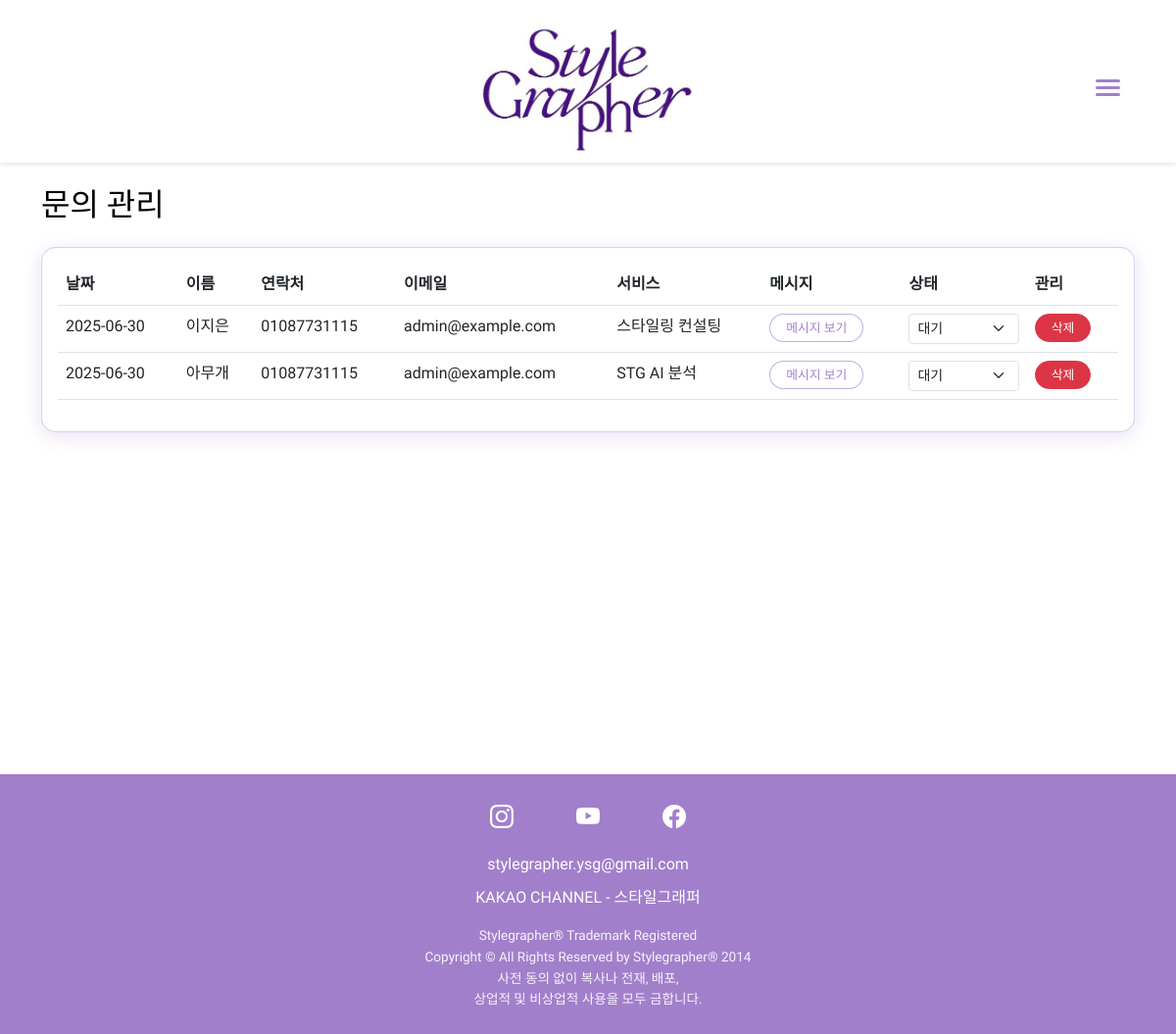
The app's page /admin/inquiries (signed in), older data.
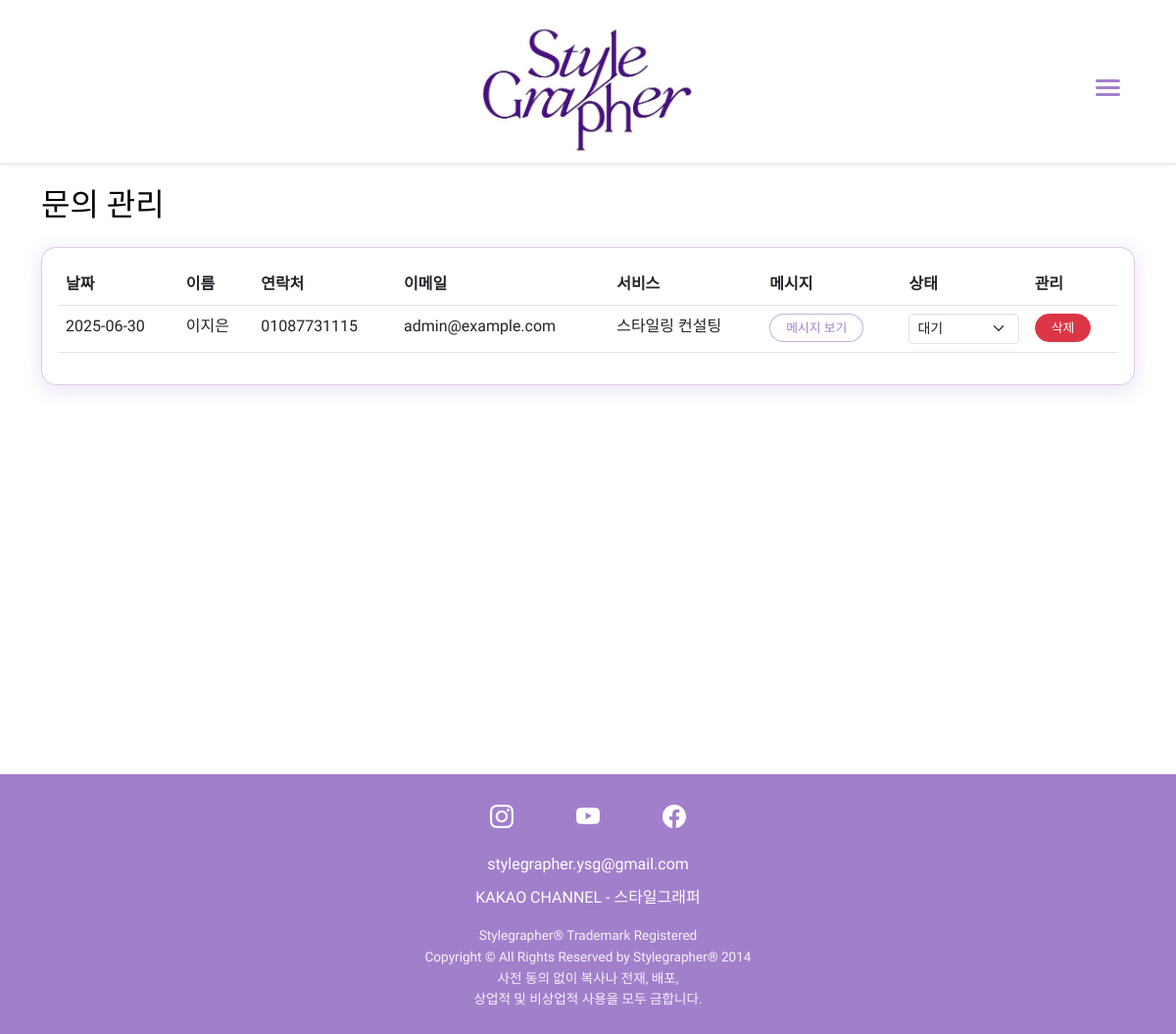
The same page, newer data.
### models.py (models this page shows)
class Inquiry(db.Model):
    id = db.Column(db.Integer, primary_key=True)
    name = db.Column(db.String(100), nullable=False)
    phone = db.Column(db.String(20), nullable=False)
    email = db.Column(db.String(120), nullable=False)
    service_id = db.Column(db.Integer, db.ForeignKey('service.id'), nullable=False)
    message = db.Column(db.Text, nullable=False)
    created_at = db.Column(db.DateTime, default=datetime.utcnow)
    status = db.Column(db.String(20), default='대기')  # 대기, 처리중, 완료
    service = db.relationship('Service', backref='inquiries')

class Service(db.Model):
    id = db.Column(db.Integer, primary_key=True)
    name = db.Column(db.String(100), nullable=False)
    description = db.Column(db.Text, nullable=False)
    category = db.Column(db.String(50))
    details = db.Column(db.Text)  # JSON 형식으로 저장
    packages = db.Column(db.Text)  # JSON 형식으로 저장

### routes/admin.py (the view)
@admin.route('/inquiries')
@login_required
def list_inquiries():
    try:
        result = db.session.execute(text("""
            SELECT i.id, i.name, i.email, i.phone, i.message, i.status, i.created_at, s.name as service_name
            FROM inquiry i
            LEFT JOIN service s ON i.service_id = s.id
            ORDER BY i.created_at DESC
        """))
        inquiries = []
        for row in result:
            inquiry_data = {
                'id': row[0],
                'name': row[1],
                'email': row[2],
                'phone': row[3],
                'message': row[4],
                'status': row[5],
                'created_at': row[6],
                'service': DictAsModel({'name': row[7]}) if row[7] else None
            }
            if inquiry_data['created_at']:
                try:
                    if isinstance(inquiry_data['created_at'], datetime):
                        inquiry_data['created_at'] = pytz.utc.localize(inquiry_data['created_at']).astimezone(pytz.timezone('Asia/Seoul'))
                    else:
                        try:
                            dt = datetime.strptime(inquiry_data['created_at'], '%Y-%m-%d %H:%M:%S.%f')
                        except ValueError:
                            try:
                                dt = datetime.strptime(inquiry_data['created_at'], '%Y-%m-%d %H:%M:%S')
                            except ValueError:
                                dt = datetime.now()  # 기본값
                        inquiry_data['created_at'] = pytz.utc.localize(dt).astimezone(pytz.timezone('Asia/Seoul'))
                except Exception as date_error:
                    print(f"Date conversion error: {str(date_error)}")
                    inquiry_data['created_at'] = datetime.now()
            inquiry = DictAsModel(inquiry_data)
            inquiries.append(inquiry)
        return render_template('admin/inquiries.html', inquiries=inquiries)
    except Exception as e:
        print(f"Error in list_inquiries: {str(e)}")
        flash('문의 목록을 불러오는 중 오류가 발생했습니다.', 'error')
        return render_template('admin/inquiries.html', inquiries=[])

### templates/admin/inquiries.html (shortened to what this page needs)
{% extends "base.html" %}
{% block content %}
<div class="container mt-4">
    <h2 class="mb-4">문의 관리</h2>
    <div class="card">
        <div class="card-body">
            <div class="table-responsive">
                <table class="table table-hover">
                    <thead>
                        <tr>
                            <th>날짜</th>
                            <th>이름</th>
                            <th>연락처</th>
                            <th>이메일</th>
                            <th>서비스</th>
                            <th>메시지</th>
                            <th>상태</th>
                            <th>관리</th>
                        </tr>
                    </thead>
                    <tbody>
                        {% for inquiry in inquiries %}
                        <tr>
                            <td>{{ inquiry.created_at.strftime('%Y-%m-%d') }}</td>
                            <td>{{ inquiry.name }}</td>
                            <td>{{ inquiry.phone }}</td>
                            <td>{{ inquiry.email }}</td>
                            <td>{{ inquiry.service.name }}</td>
                            <td>
                                <button type="button" class="btn btn-sm btn-link"
                                        onclick="showMessage('{{ inquiry.message }}')">
                                    메시지 보기
                                </button>
                            </td>
                            <td>
                                <form action="{{ url_for('admin.update_inquiry_status', id=inquiry.id) }}"
                                      method="POST" class="d-inline">
                                    <select name="status" class="form-select form-select-sm"
                                            onchange="this.form.submit()">
                                        <option value="대기" {% if inquiry.status == '대기' %}selected{% endif %}>대기</option>
                                    </select>
                                </form>
                            </td>
                            <td>
                                <form action="{{ url_for('admin.delete_inquiry', id=inquiry.id) }}"
                                      method="POST" class="d-inline">
                                    <button type="submit" class="btn btn-sm btn-danger"
                                            onclick="return confirm('정말 삭제하시겠습니까?')">
                                        삭제
                                    </button>
                                </form>
                            </td>
                        </tr>
                        {% endfor %}
                    </tbody>
                </table>
            </div>
        </div>
    </div>
</div>
{% endblock %}

### templates/base.html (shortened to what this page needs)
<!DOCTYPE html>
<html lang="ko">
<head>
    <link href="https://cdn.jsdelivr.net/npm/bootstrap@5.3.0/dist/css/bootstrap.min.css" rel="stylesheet">
    <link rel="stylesheet" href="https://cdn.jsdelivr.net/npm/bootstrap-icons@1.11.0/font/bootstrap-icons.css">
    <link rel="stylesheet" href="{{ url_for('static', filename='css/style.css') }}">
</head>
<body>
    <nav class="navbar navbar-light">
        <div class="container">
            <a class="navbar-brand mx-auto" href="{{ url_for('main.index') }}">
                <img src="{{ url_for('static', filename='images/logo.jpg') }}" alt="Stylegrapher" class="logo-img">
            </a>
            <button class="hamburger-menu" id="hamburgerMenu">
                <span></span>
                <span></span>
                <span></span>
            </button>
        </div>
    </nav>
    <main>
        {% block content %}{% endblock %}
    </main>
    <footer class="footer mt-auto py-4">
        <div class="container">
            <div class="social-links text-center mb-3">
                <a href="https://www.instagram.com/stylegrapher_us/" class="social-link" target="_blank">
                    <i class="bi bi-instagram"></i>
                </a>
                <a href="https://www.youtube.com/@stylegrapher" class="social-link" target="_blank">
                    <i class="bi bi-youtube"></i>
                </a>
                <a href="https://www.facebook.com/stylegrapher.us" class="social-link" target="_blank">
                    <i class="bi bi-facebook"></i>
                </a>
            </div>
            <div class="footer-contact text-center mb-2">
                <a href="mailto:stylegrapher.us@gmail.com" class="contact-link">
                    stylegrapher.ysg@gmail.com
                </a>
            </div>
            <div class="kakao-channel text-center mb-3">
                <a href="https://pf.kakao.com/_xgDcFK" class="kakao-link">KAKAO CHANNEL - 스타일그래퍼</a>
            </div>
            <div class="copyright text-center">
                <p class="mb-0">Stylegrapher® Trademark Registered</p>
                <p class="mb-0">Copyright © All Rights Reserved by Stylegrapher® 2014</p>
                <p class="mb-0">사전 동의 없이 복사나 전재, 배포,</p>
                <p class="mb-0">상업적 및 비상업적 사용을 모두 금합니다.</p>
            </div>
        </div>
    </footer>
</body>
</html>

### static/css/style.css (style rules this page uses)
:root { --primary-purple: #663399; --light-purple: #9966cc; --dark-purple: #4B0082; --white: #ffffff; --black: #000000; }
body { margin: 0; padding: 0; font-family: 'Nanum Gothic', -apple-system, BlinkMacSystemFont, 'Segoe UI', 'Roboto', 'Helvetica Neue', Arial, sans-serif; line-height: 1.6; color: var(--black); }
.navbar { background-color: var(--primary-purple); padding: 1rem 2rem; box-shadow: 0 2px 4px rgba(0,0,0,0.1); display: flex; justify-content: space-between; align-items: center; }
main { min-height: calc(100vh - 200px); }
footer { background-color: var(--dark-purple); color: var(--white); padding: 2rem; text-align: center; }
.social-links { display: flex; justify-content: center; gap: 2rem; }
.social-links a { color: var(--white); text-decoration: none; transition: color 0.3s ease; }
.btn { display: inline-block; padding: 0.8rem 1.5rem; background-color: var(--primary-purple); color: var(--white); text-decoration: none; border-radius: 4px; border: none; cursor: pointer; transition: background-color 0.3s ease; }
.card { border: none; transition: all 0.3s ease; }
.btn-primary, .btn-outline-primary, .btn { background-color: white; border: 1px solid rgba(139, 95, 191, 0.5); color: rgba(139, 95, 191, 0.8); padding: 0.4rem 2rem; border-radius: 20px; font-size: 0.9rem; transition: all 0.3s ease; text-decoration: none; }
.btn-danger { background-color: #dc3545; border-color: #dc3545; color: white; }
.btn-sm { padding: 0.25rem 1rem; font-size: 0.8rem; }
.card { border: 1px solid rgba(139, 95, 191, 0.3); border-radius: 15px; box-shadow: 0 4px 20px rgba(139, 95, 191, 0.2); background-color: #fff; transition: all 0.3s ease; }

### templates/base.html (style rules this page uses)
* { font-family: 'Nanum Gothic', -apple-system, BlinkMacSystemFont, 'Segoe UI', 'Roboto', 'Helvetica Neue', Arial, sans-serif; }
body { font-family: 'Nanum Gothic', -apple-system, BlinkMacSystemFont, 'Segoe UI', 'Roboto', 'Helvetica Neue', Arial, sans-serif; }
.navbar { padding: 4rem 0 calc(2.6rem + 10px) 0 !important; position: relative; background-color: white !important; }
.navbar .container { display: flex; align-items: center; justify-content: space-between; }
.navbar-brand { padding: 0; transition: transform 0.3s ease; position: absolute; left: 50%; transform: translateX(-50%); }
.navbar-brand img { height: 144px; width: auto; transition: all 0.3s ease; }
.hamburger-menu, .floating-hamburger { background: none; border: none; padding: 15px; cursor: pointer; display: flex; flex-direction: column; gap: 4px; z-index: 10000; transition: opacity 0.3s ease; position: relative; min-width: 50px; min-height: 50px; align-items: center; justify-content: center; }
.hamburger-menu span, .floating-hamburger span { width: 25px; height: 3px; background-color: rgba(139, 95, 191, 0.8); transition: all 0.3s ease; border-radius: 2px; display: block; }
.footer { background-color: rgba(139, 95, 191, 0.8); border-top: 1px solid rgba(139, 95, 191, 0.3); }
.social-links { margin-bottom: 1.5rem; }
.social-link { color: #fff; font-size: 1.5rem; margin: 0 1rem; text-decoration: none; transition: opacity 0.3s ease; }
.contact-link, .kakao-link { color: #fff; text-decoration: none; transition: opacity 0.3s ease; }
.copyright { color: rgba(255, 255, 255, 0.9); font-size: 0.85rem; }

Row changes from the older to the newer data that the page shows:
removed Inquiry: created_at "2025-06-30", name "아무개", phone "01087731115", email "admin@example.com", service.name "STG AI 분석", status "대기"
